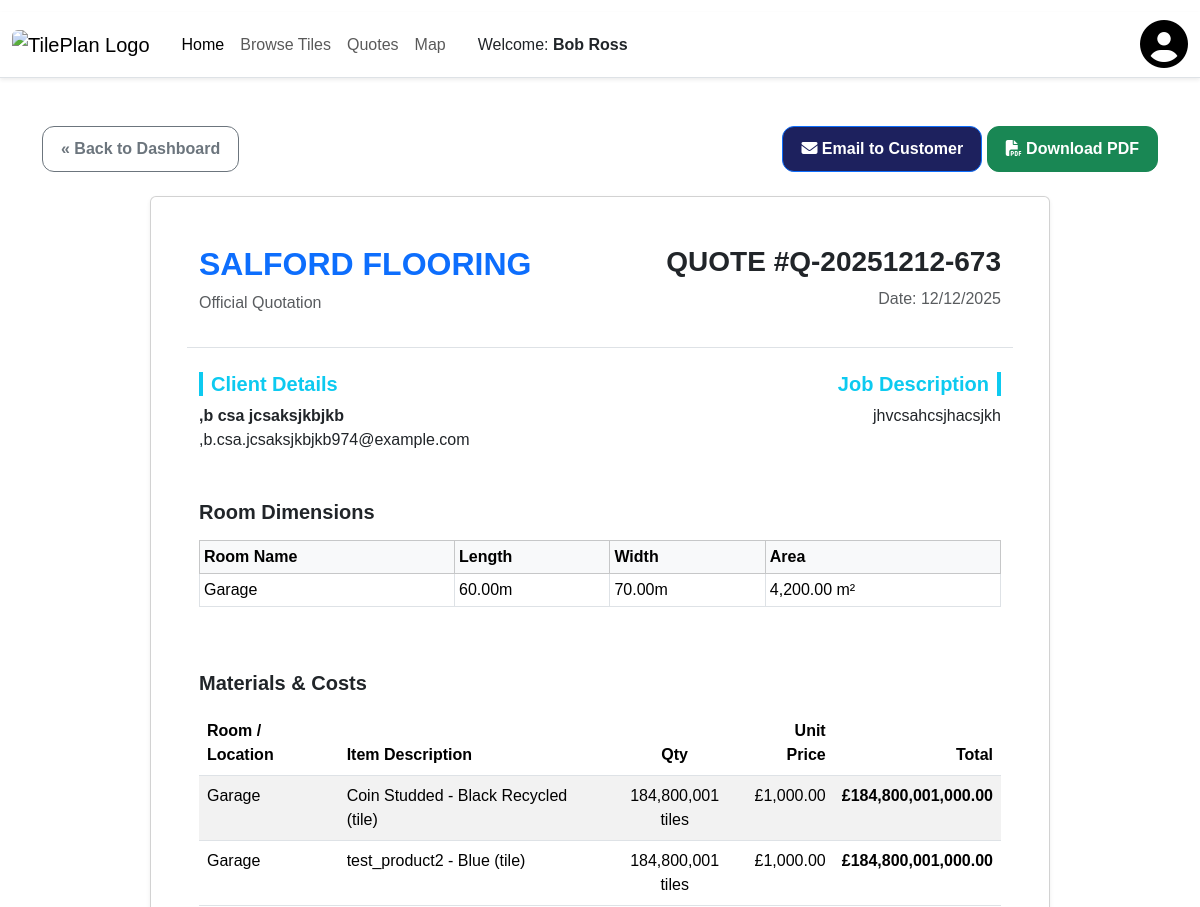
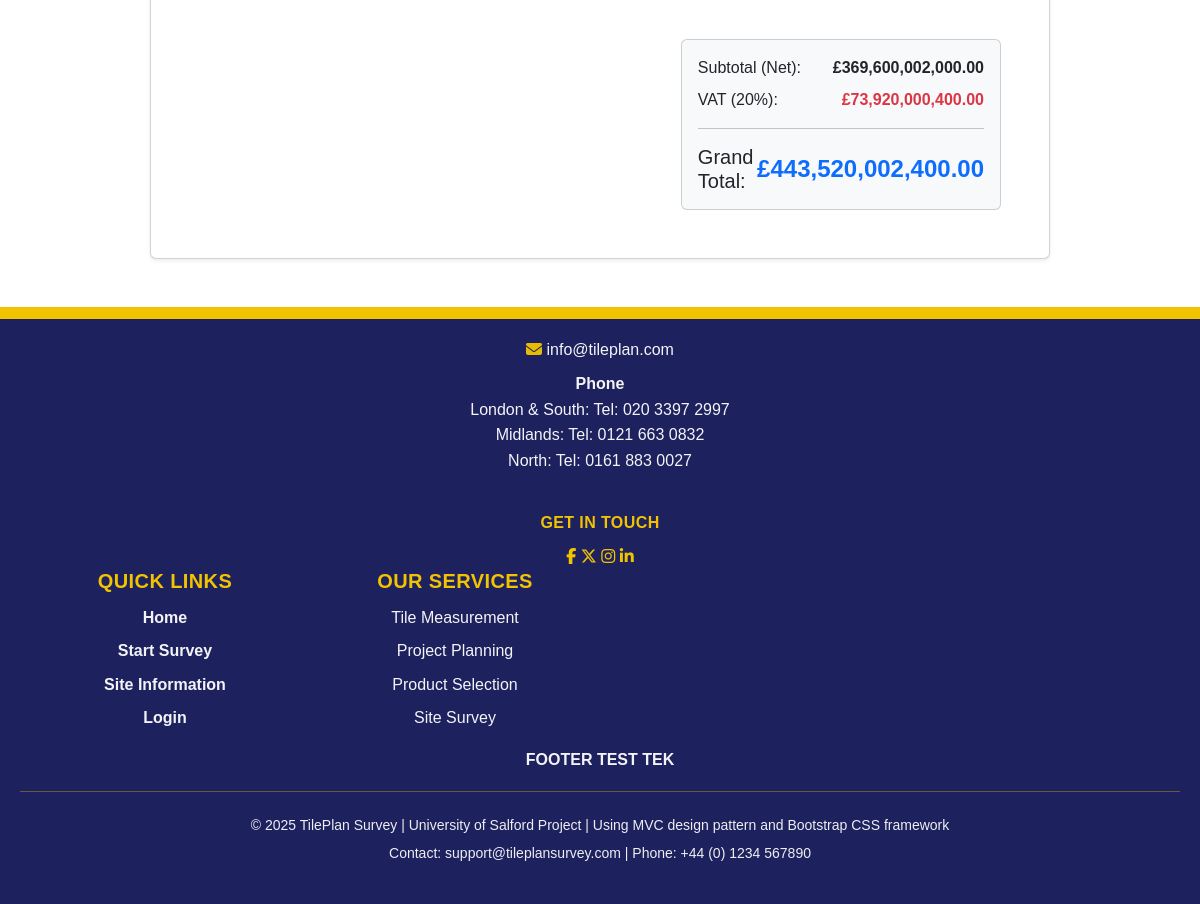
Page /quoteDetails.php?id=2 (signed in) on the committed database (2 pictures, top to bottom).
### tables this page shows
CREATE TABLE quotes (
                        id                     INTEGER PRIMARY KEY AUTOINCREMENT,
                        customer_id            INTEGER NOT NULL,
                        site_address_id        INTEGER,
                        created_by_user_id     INTEGER NOT NULL,
                        enquiry_id             INTEGER,
                        reference_code         TEXT,
                        status                 TEXT NOT NULL DEFAULT 'draft'
                            CHECK (status IN ('draft', 'sent', 'accepted', 'rejected', 'expired')),
                        valid_until            TEXT,          -- DATE as TEXT in SQLite
                        currency_code          TEXT NOT NULL DEFAULT 'GBP',  -- CHAR(3)
                        total_materials_cost   NUMERIC NOT NULL DEFAULT 0.00,
                        total_labour_cost      NUMERIC NOT NULL DEFAULT 0.00,
                        total_delivery_cost    NUMERIC NOT NULL DEFAULT 0.00,
                        total_consumables_cost NUMERIC NOT NULL DEFAULT 0.00,
                        total_tax              NUMERIC NOT NULL DEFAULT 0.00,
                        grand_total            NUMERIC NOT NULL DEFAULT 0.00,
                        notes_internal         TEXT,
                        notes_customer         TEXT,
                        created_at             TEXT NOT NULL DEFAULT (CURRENT_TIMESTAMP),
                        updated_at             TEXT NOT NULL DEFAULT (CURRENT_TIMESTAMP),

                        FOREIGN KEY (customer_id)        REFERENCES customers(id),
                        FOREIGN KEY (site_address_id)    REFERENCES addresses(id),
                        FOREIGN KEY (created_by_user_id) REFERENCES users(id),
                        FOREIGN KEY (enquiry_id)         REFERENCES enquiries(id)
);

CREATE TABLE users (
                       id              INTEGER PRIMARY KEY AUTOINCREMENT,
                       account_email   TEXT NOT NULL UNIQUE,
                       password_hashed TEXT NOT NULL,
                       full_name       TEXT NOT NULL,
                       account_phone   TEXT,
                       role            TEXT NOT NULL DEFAULT 'customer'
                           CHECK (role IN ('admin', 'operator', 'staff', 'customer')),
                       is_active       INTEGER NOT NULL DEFAULT 1
                           CHECK (is_active IN (0, 1))
);

CREATE TABLE quote_rooms (
                             id          INTEGER PRIMARY KEY AUTOINCREMENT,
                             quote_id    INTEGER NOT NULL,
                             name        TEXT NOT NULL,
                             length      NUMERIC NOT NULL,   -- DECIMAL(10,2)
                             width       NUMERIC NOT NULL,   -- DECIMAL(10,2)
                             unit        TEXT NOT NULL
                                 CHECK (unit IN ('m', 'ft')),
                             area_sqm    NUMERIC NOT NULL,   -- DECIMAL(10,2)
                             area_sqft   NUMERIC NOT NULL,   -- DECIMAL(10,2)
                             created_at  TEXT NOT NULL DEFAULT (CURRENT_TIMESTAMP),

                             FOREIGN KEY (quote_id) REFERENCES quotes(id)
);

CREATE TABLE "quote_items"
(
    id                 INTEGER
        primary key autoincrement,
    quote_id           INTEGER                           not null
        references quotes,
    product_id         INTEGER
        references products,
    room_id            INTEGER
        references quote_rooms,
    item_type          TEXT                              not null,
    description        TEXT                              not null,
    quantity           NUMERIC default 1.00              not null,
    unit_price         NUMERIC default 0.00              not null,
    line_total         NUMERIC default 0.00              not null,
    is_optional        INTEGER default 0                 not null,
    sort_order         INTEGER default 0                 not null,
    created_at         TEXT    default CURRENT_TIMESTAMP not null,
    product_variant_id INTEGER
        constraint quote_items_product_variants_id_fk
            references product_variants,
    check (is_optional IN (0, 1)),
    check (item_type IN ('tile', 'trim', 'consumable', 'delivery', 'labour', 'other'))
);

### quoteDetails.php (called while the page is built, shortened)
<?php
require_once 'Model/QuoteDataSet.php';
$view = new StdClass();
$view->title = "Quote Details";
$quoteId = isset($_GET['id']) ? (int)$_GET['id'] : 0;
$quoteDataSet = new QuoteDataSet();
$quote = $quoteDataSet->getQuoteById($quoteId);
$rooms = $quoteDataSet->getQuoteRooms($quoteId);
$items = $quoteDataSet->getQuoteItems($quoteId);
$totalMaterials = 0;
foreach ($items as $item) {
    $totalMaterials += $item['line_total'];
}
$vat = $totalMaterials * 0.20;
$grandTotal = $totalMaterials + $vat;
$view->quote = $quote;
$view->rooms = $rooms;
$view->items = $items;
$view->totalMaterials = $totalMaterials;
$view->vat = $vat;
$view->grandTotal = $grandTotal;
require_once("Views/quoteDetails.phtml");

### Model/database.php (called while the page is built, shortened)
<?php
class Database{
    private static $instance=null;
    private $conn;
    private function __construct(){
        $dbPath = realpath(__DIR__.'/../database.sqlite');
        $this->conn = new PDO("sqlite:" . $dbPath);
        $this->conn->setAttribute(PDO::ATTR_ERRMODE, PDO::ERRMODE_EXCEPTION);
    }
    public static function getInstance(){
        if (self::$instance === null){
            self::$instance = new Database();
        }
        return self::$instance;
    }
    public function getConnection():PDO {
        return $this->conn;
    }
}

### Model/QuoteDataSet.php (called while the page is built, shortened)
<?php
require_once("database.php");
class QuoteDataSet
{
    protected $_dbHandle, $_dbInstance;
    public function __construct()
    {
        $this->_dbInstance = Database::getInstance();
        $this->_dbHandle = $this->_dbInstance->getConnection();
    }
    public function getQuoteById(int $id)
    {
        $sql = "SELECT q.*, u.full_name as customer_name, u.account_email,
                       a.line1, a.postcode, a.city
                FROM quotes q
                JOIN customers c ON q.customer_id = c.id
                JOIN users u ON c.user_id = u.id
                LEFT JOIN addresses a ON q.site_address_id = a.id
                WHERE q.id = ?";
        $stmt = $this->_dbHandle->prepare($sql);
        $stmt->execute([$id]);
        return $stmt->fetch(PDO::FETCH_ASSOC);
    }
    public function getQuoteRooms(int $quoteId): array
    {
        $sql = "SELECT * FROM quote_rooms WHERE quote_id = ?";
        $stmt = $this->_dbHandle->prepare($sql);
        $stmt->execute([$quoteId]);
        return $stmt->fetchAll(PDO::FETCH_ASSOC);
    }
    public function getQuoteItems(int $quoteId): array
    {
        $sql = "SELECT qi.*, r.name as room_name
                FROM quote_items qi
                LEFT JOIN quote_rooms r ON qi.room_id = r.id
                WHERE qi.quote_id = ?";
        $stmt = $this->_dbHandle->prepare($sql);
        $stmt->execute([$quoteId]);
        return $stmt->fetchAll(PDO::FETCH_ASSOC);
    }
}

### Views/quoteDetails.phtml (the view)
<?php require("template/header.phtml"); ?>
    <div class="container my-5">
        <div class="d-flex justify-content-between align-items-center mb-4">
            <a href="quote.php" class="btn btn-outline-secondary">&laquo; Back to Dashboard</a>
            <div>
                <button class="btn btn-primary"><i class="fas fa-envelope"></i> Email to Customer</button>
                <button class="btn btn-success"><i class="fas fa-file-pdf"></i> Download PDF</button>
            </div>
        </div>
        <div class="card shadow-sm p-5" style="max-width: 900px; margin: 0 auto;">
            <div class="row mb-4 border-bottom pb-3">
                <div class="col-6">
                    <h2 class="text-primary fw-bold">SALFORD FLOORING</h2>
                    <p class="text-muted">Official Quotation</p>
                </div>
                <div class="col-6 text-end">
                    <h3 class="fw-bold">QUOTE #<?php echo htmlspecialchars($view->quote['reference_code']); ?></h3>
                    <p class="text-muted">Date: <?php echo date('d/m/Y', strtotime($view->quote['created_at'])); ?></p>
                </div>
            </div>
            <div class="row mb-5">
                <div class="col-6">
                    <h5 class="fw-bold text-info border-start border-4 border-info ps-2">Client Details</h5>
                    <p class="mb-0 fw-bold"><?php echo htmlspecialchars($view->quote['customer_name']); ?></p>
                    <p class="mb-0"><?php echo htmlspecialchars($view->quote['account_email']); ?></p>
                </div>
                <div class="col-6 text-end">
                    <h5 class="fw-bold text-info border-end border-4 border-info pe-2">Job Description</h5>
                    <p class="mb-0" style="white-space: pre-line;"><?php echo htmlspecialchars($view->quote['notes_internal']); ?></p>
                </div>
            </div>
            <div class="mb-5">
                <h5 class="fw-bold mb-3">Room Dimensions</h5>
                <table class="table table-bordered table-sm">
                    <thead class="table-light">
                    <tr>
                        <th>Room Name</th>
                        <th>Length</th>
                        <th>Width</th>
                        <th>Area</th>
                    </tr>
                    </thead>
                    <tbody>
                    <?php foreach ($view->rooms as $room): ?>
                        <tr>
                            <td><?php echo htmlspecialchars($room['name']); ?></td>
                            <td><?php echo number_format($room['length'], 2); ?>m</td>
                            <td><?php echo number_format($room['width'], 2); ?>m</td>
                            <td><?php echo number_format($room['area_sqm'], 2); ?> m²</td>
                        </tr>
                    <?php endforeach; ?>
                    </tbody>
                </table>
            </div>
            <div class="mb-4">
                <h5 class="fw-bold mb-3">Materials & Costs</h5>
                <table class="table table-striped">
                    <thead class="bg-info text-white">
                    <tr>
                        <th>Room / Location</th>
                        <th>Item Description</th>
                        <th class="text-center">Qty</th>
                        <th class="text-end">Unit Price</th>
                        <th class="text-end">Total</th>
                    </tr>
                    </thead>
                    <tbody>
                    <?php foreach ($view->items as $item): ?>
                        <tr>
                            <td><?php echo htmlspecialchars($item['room_name']); ?></td>
                            <td><?php echo htmlspecialchars($item['description']); ?></td>
                            <td class="text-center">
                                <?php echo number_format($item['quantity'], 0); ?>
                                <?php
                                echo strpos($item['description'], 'tile') !== false ? ' tiles' : ' units';
                                ?>
                            </td>
                            <td class="text-end">£<?php echo number_format($item['unit_price'], 2); ?></td>
                            <td class="text-end fw-bold">£<?php echo number_format($item['line_total'], 2); ?></td>
                        </tr>
                    <?php endforeach; ?>
                    </tbody>
                </table>
            </div>
            <div class="row justify-content-end">
                <div class="col-md-5">
                    <div class="card bg-light">
                        <div class="card-body">
                            <div class="d-flex justify-content-between mb-2">
                                <span>Subtotal (Net):</span>
                                <span class="fw-bold">£<?php echo number_format($view->totalMaterials, 2); ?></span>
                            </div>
                            <div class="d-flex justify-content-between mb-2">
                                <span>VAT (20%):</span>
                                <span class="text-danger fw-bold">£<?php echo number_format($view->vat, 2); ?></span>
                            </div>
                            <hr>
                            <div class="d-flex justify-content-between align-items-center">
                                <span class="h5 mb-0">Grand Total:</span>
                                <span class="h4 mb-0 text-primary fw-bold">£<?php echo number_format($view->grandTotal, 2); ?></span>
                            </div>
                        </div>
                    </div>
                </div>
            </div>
        </div>
    </div>
<?php require("template/footer.phtml"); ?>

### Views/css/my-style.css (style rules this page uses)
body { margin: 0; font-family: Arial, sans-serif; }
.btn { display: inline-block; padding: 10px 18px; border-radius: 12px; text-decoration: none; font-weight: 700; }
.btn-primary { background: #1D215E; color: #fff; }

### rows in the picture
quotes: reference_code "Q-20251212-673", created_at "12/12/2025", users.full_name ",b csa jcsaksjkbjkb", users.account_email ",b.csa.jcsaksjkbjkb974@example.com", notes_internal "jhvcsahcsjhacsjkh"
quote_rooms: name "Garage", length "60.00", width "70.00", area_sqm "4,200.00"
quote_items: room.name "Garage", description "Coin Studded - Black Recycled (tile)", quantity "184,800,001", shows "tiles", unit_price "1,000.00", line_total "184,800,001,000.00"
quote_items: room.name "Garage", description "test_product2 - Blue (tile)", quantity "184,800,001", shows "tiles", unit_price "1,000.00", line_total "184,800,001,000.00"

### other values in the picture
Authentication::full_name() "Bob Ross"
$view->totalMaterials "369,600,002,000.00"
$view->vat "73,920,000,400.00"
$view->grandTotal "443,520,002,400.00"
